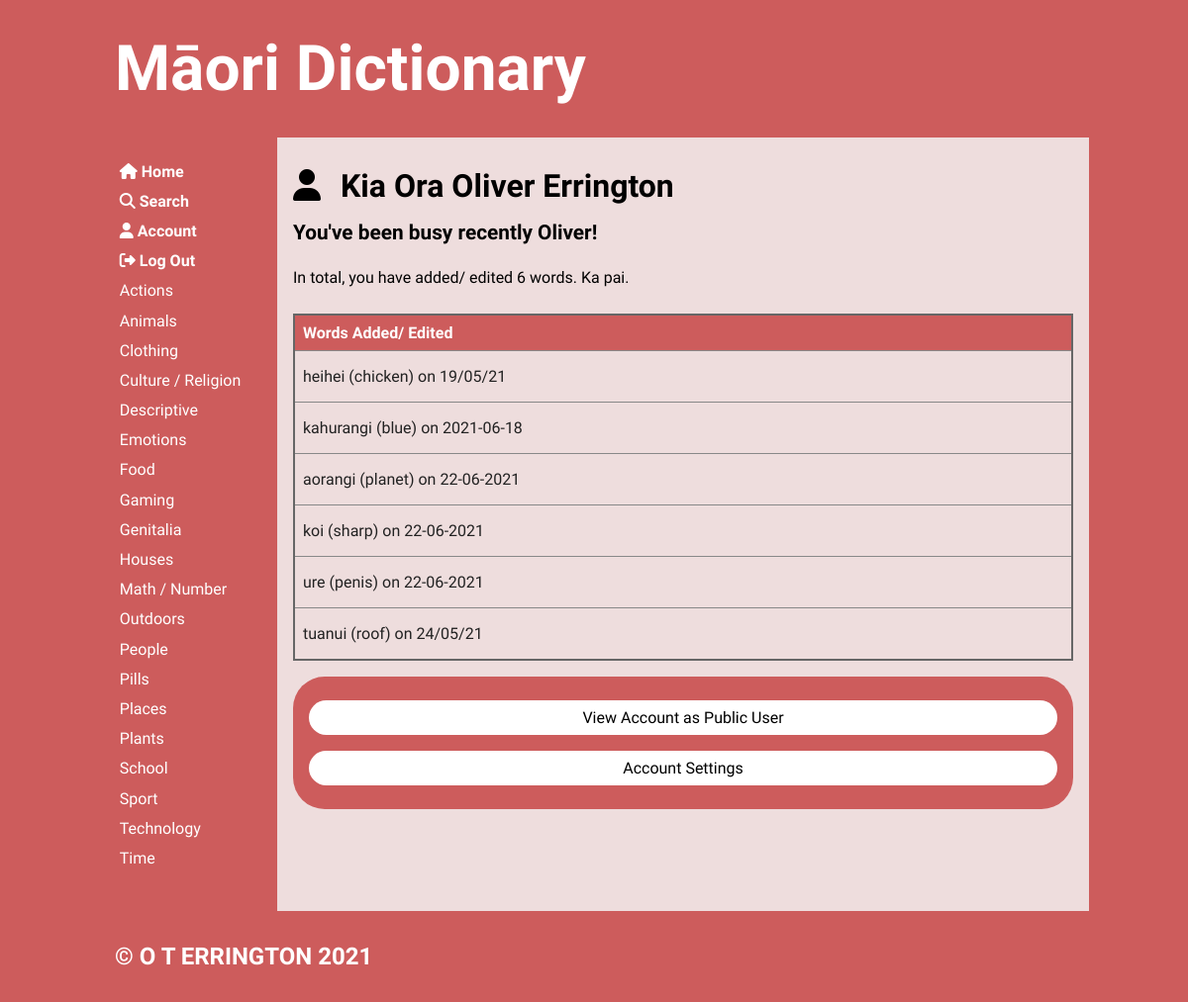
/user (signed in), run on an earlier commit of the app's database.
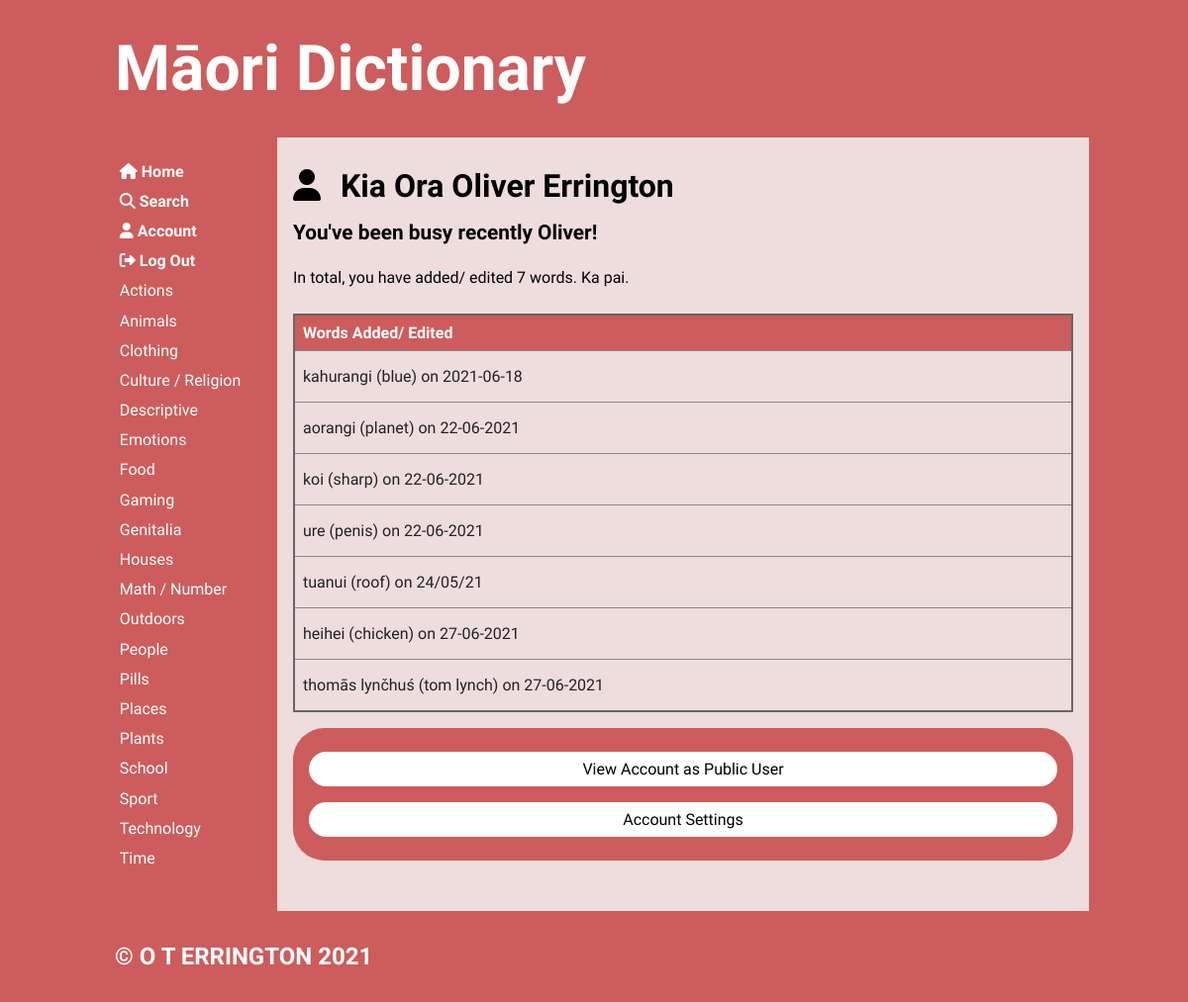
And on a later commit of the database.
### tables this page shows
CREATE TABLE "categories"
(
	cat_id integer
		constraint Category_pk
			primary key autoincrement,
	category varchar(20)
);

CREATE TABLE "words"
(
	word_id integer
		constraint words_pk
			primary key autoincrement,
	maori varchar(20),
	english varchar(20),
	cat_id integer,
	definition varchar(100),
	word_level integer,
	user_id integer,
	image varchar(50),
	date_added varchar(10)
);

### app.py (the view)
@app.route('/user')
def render_user_page():
    if not is_logged_in():  # redirects home if not logged in
        flash('You are not logged in')
        return redirect('/')
    con = create_connection(DB_NAME)
    query = """SELECT user_id, fname, lname, email
    FROM users
    WHERE user_id=?"""
    cur = con.cursor()
    cur.execute(query, (session['user_id'],))
    user_info = cur.fetchall()
    query = """SELECT word_id, maori, english, user_id, date_added
    FROM words
    WHERE user_id=?
    ORDER BY date_added ASC"""
    cur = con.cursor()
    cur.execute(query, (session['user_id'],))
    user_words_info = cur.fetchall()
    con.close()
    return render_template('user.html', categories=get_categories(),
                           logged_in=is_logged_in(), user_info=user_info,
                           user_words_info=user_words_info)

### app.py (called while the page is built)
def create_connection(db_file):
    try:
        connection = sqlite3.connect(db_file)
        return connection
    except Error as e:  # unless there's an error
        print(e)
    return None

def get_categories():
    con = create_connection(DB_NAME)
    query = """SELECT cat_id, category
            FROM categories
            ORDER BY category ASC"""
    cur = con.cursor()
    cur.execute(query)
    category_list = cur.fetchall()
    con.close()
    return category_list

def is_logged_in():
    if session.get("email") is None:
        print("not logged in")
        return False
    else:  # if email isn't empty then user must be logged in
        print("logged in")
        return True

### templates/user.html (shortened to what this page needs)
{% extends 'base.html' %}
{% block main %}
    <div>
        <i class="fas fa-user user-img"></i>
        <span class="span-heading">Kia Ora {{ user_info[0][1] }} {{ user_info[0][2] }}</span>
    </div>
    {% if user_words_info|length == 0 %}
        <h4>You haven't added any words yet!</h4>
        <p>Select a category, and then press the add word button at the bottom of the page to begin adding words.</p>
        <br>
    {% else %}
        <h4>You've been busy recently {{ user_info[0][1] }}!</h4>
        <p>In total, you have added/ edited {{ user_words_info|length }} words. Ka pai.</p>
        <br>
        <table>
            <tr>
                <th>Words Added/ Edited</th>
            </tr>
            {% for user_word_info in user_words_info %}
                <tr class="category-highlight">
                    <td>
                        <a href="/word/{{ user_word_info[0] }}">
                            <p>
                                {{ user_word_info[1] }} ({{ user_word_info[2] }}) on {{ user_word_info[4] }}
                            </p>
                        </a>
                    </td>
                </tr>
            {% endfor %}
        </table>
    {% endif %}
    <div class="buttons">
        <button onclick="window.location.href='/publicuser/{{ user_info[0][0] }}'">
            View Account as Public User
        </button>
        <button onclick="window.location.href='/usersettings'">
            Account Settings
        </button>
    </div>
{% endblock %}

### templates/base.html (shortened to what this page needs)
<!doctype html>
<html lang="en">
<head>
	<link href="{{ url_for('static', filename='css/style.css') }}" rel="stylesheet">
</head>
<body>
	<div id="container">
		<header>
			<a href="/"><h1>Māori Dictionary</h1></a>
		</header>
		<nav>
			<ul>
                <li>
                    <a href="/">
                        <i class="fas fa-home"></i><b> Home</b><br>
                    </a>
                    <a href="/search">
                        <i class="fas fa-search"></i><b> Search</b><br>
                    </a>
                    {% if logged_in %}
                        <a href="/user">
                            <i class="fas fa-user"></i><b> Account</b><br>
                        </a>
                        <a href="/logout"><i class="fas fa-sign-out-alt"></i><b> Log Out</b><br></a>
                    {%  else %}
                        <a href="/login"><i class="fas fa-sign-in-alt"></i><b> Login</b><br></a>
                    {%  endif %}
                    {% for category in categories %}
                        <a href="/category/{{ category[0] }}">
                            {{ category[1] }} <br/>
                        </a>
                    {% endfor %}
                    <br><br>
                </li>
			</ul>
		</nav>
		<main>
            {% block main%}{% endblock %}
        </main>
		<footer>
			<h3>
				&copy; O T ERRINGTON 2021
			</h3>
		</footer>
	</div>
</body>
</html>

What changed in the data, as far as the page shows it:
changed words "heihei": date_added "19/05/21" → "27-06-2021"; moves down the list
added words: maori "thomās lynčhuś", english "tom lynch", date_added "27-06-2021"
Also different on the page:
{{ user_words_info|length }}: "6" → "7"
